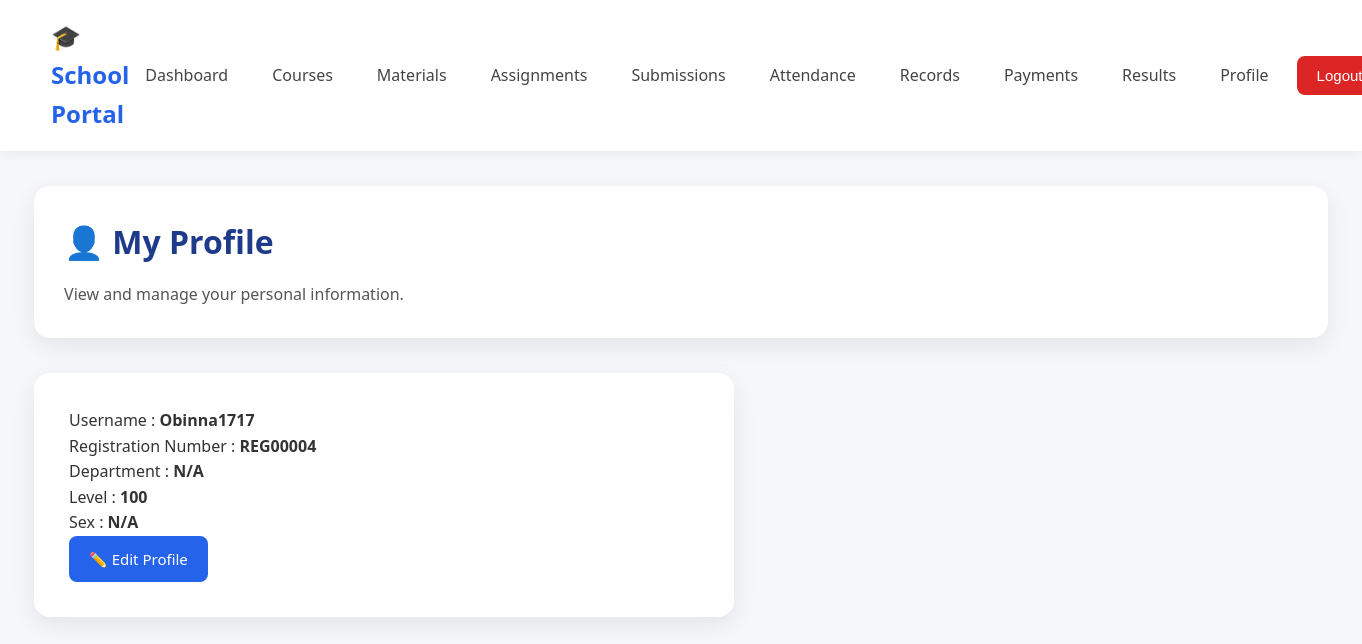
The app's page /profile/ (signed in) with its own data.
### accounts/models.py (models this page shows, shortened)
class User(AbstractUser):
    ROLE_CHOICES = (
        ("student", "Student"),
        ("lecturer", "Lecturer"),
    )
    role = models.CharField(max_length=20, choices=ROLE_CHOICES, default="student")

### profiles/models.py (models this page shows, shortened)
class Profile(models.Model):
    user = models.OneToOneField(
        settings.AUTH_USER_MODEL,
        on_delete=models.CASCADE
    )
    registration_number = models.CharField(max_length=20, unique=True)
    department = models.CharField(max_length=100)
    level = models.PositiveIntegerField()
    sex = models.CharField(max_length=10)

### profiles/views.py (the view)
# urls.py: path('',ProfileDetailView.as_view(),name='profile'),
class ProfileDetailView(
    LoginRequiredMixin,
    DetailView
):
    model = Profile
    template_name = 'profiles/profile.html'
    context_object_name = 'profile'
    def get_object(self):
        return self.request.user.profile

### profiles/templates/profiles/profile.html (shortened to what this page needs)
{% extends "dashboard_base.html" %}
{% block content %}
<div class="page-header">
    <h1>👤 My Profile</h1>
    <p>
        View and manage your personal information.
    </p>
</div>
<div class="profile-card">
    <div class="profile-details">
        <div class="profile-row">
            <span class="profile-label">
                Username :
            </span>
            <span class="profile-value">
                <strong>{{ request.user.username }}</strong>
            </span>
        </div>
        <div class="profile-row">
            <span class="profile-label">
                Registration Number :
            </span>
            <span class="profile-value">
                <strong>{{ profile.registration_number }}</strong>
            </span>
        </div>
        <div class="profile-row">
            <span class="profile-label">
                Department :
            </span>
            <span class="profile-value">
                <strong>{{ profile.department }}</strong>
            </span>
        </div>
        <div class="profile-row">
            <span class="profile-label">
                Level :
            </span>
            <span class="profile-value">
                <strong>{{ profile.level }}</strong>
            </span>
        </div>
        <div class="profile-row">
            <span class="profile-label">
                Sex :
            </span>
            <span class="profile-value">
               <strong>{{ profile.sex }}</strong>
            </span>
        </div>
    </div>
    <div class="form-actions">
        <a
            href="{% url 'edit_profile' %}"
            class="btn btn-primary">
            ✏️ Edit Profile
        </a>
    </div>
</div>
{% endblock %}

### static/css/style.css (style rules this page uses)
* { margin:0; padding:0; box-sizing:border-box; }
html { scroll-behavior:smooth; }
body { font-family:Segoe UI,Tahoma,Geneva,Verdana,sans-serif; background:#f5f7fb; color:#333; line-height:1.6; }
:root { --primary:#2563eb; --primary-dark:#1d4ed8; --success:#16a34a; --success-dark:#15803d; --danger:#dc2626; --danger-dark:#b91c1c; --warning:#f59e0b; --gray:#6b7280; --light:#ffffff; --background:#f5f7fb; --border:#e5e7eb; --shadow:0 8px 25px rgba(0,0,0,.08); --radius:12px; }
a { text-decoration:none; }
h1 { color:#1e3a8a; margin-bottom:15px; }
p { color:#555; }
button, .btn { display:inline-block; padding:11px 20px; border:none; border-radius:8px; cursor:pointer; font-size:15px; transition:.3s; color:white; background:var(--primary); }
.page-header { background:white; padding:30px; border-radius:16px; margin-bottom:35px; box-shadow:var(--shadow); }
.page-header p { margin-top:10px; }
.btn-primary { background:var(--primary); }
.profile-card { background:white; padding:35px; border-radius:16px; box-shadow:var(--shadow); max-width:700px; }
* { transition:all 0.2s ease-in-out; }

### records on screen
User: user.username "Obinna1717"
Profile: registration_number "REG00004", department "N/A", level "100", sex "N/A"
